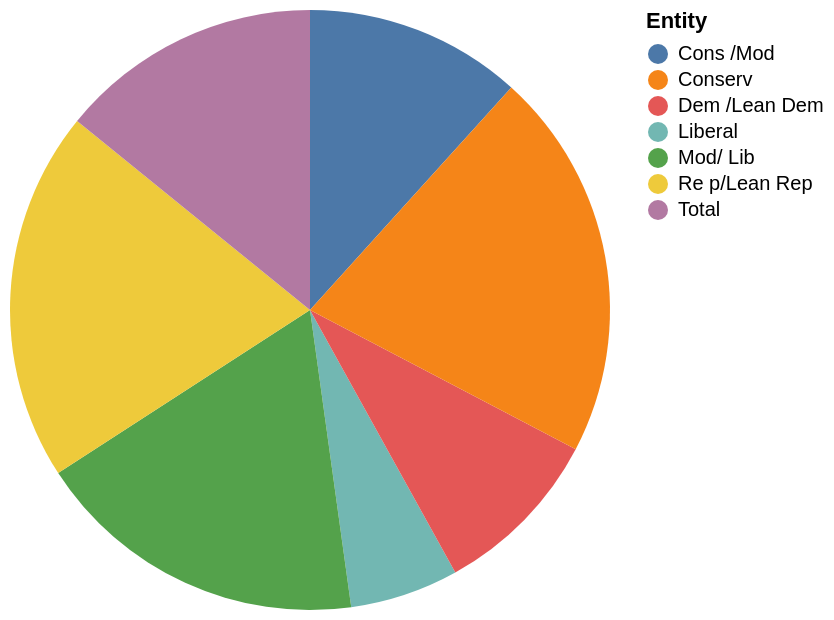

Describe this chart as a Vega-Lite specification.
### Vega-Lite specification from a JSON file in a GitHub repository (floating-point values rounded to 4 significant figures)
{"$schema": "https://vega.github.io/schema/vega-lite/v5.json", "description": "Pie chart auto-generated from CSV", "data": {"values": [{"Entity": "Liberal", "More": "12", "About the same": "31", "Less": "56"}, {"Entity": "Cons /Mod", "More": "24", "About the same": "39", "Less": "36"}, {"Entity": "Dem /Lean Dem", "More": "19", "About the same": "35", "Less": "45"}, {"Entity": "Mod/ Lib", "More": "37", "About the same": "47", "Less": "15"}, {"Entity": "Conserv", "More": "43", "About the same": "48", "Less": "8"}, {"Entity": "Re p/Lean Rep", "More": "41", "About the same": "48", "Less": "11"}, {"Entity": "Total", "More": "29", "About the same": "41", "Less": "29"}]}, "mark": "arc", "encoding": {"theta": {"field": "More", "type": "quantitative"}, "color": {"field": "Entity", "type": "nominal"}}}
